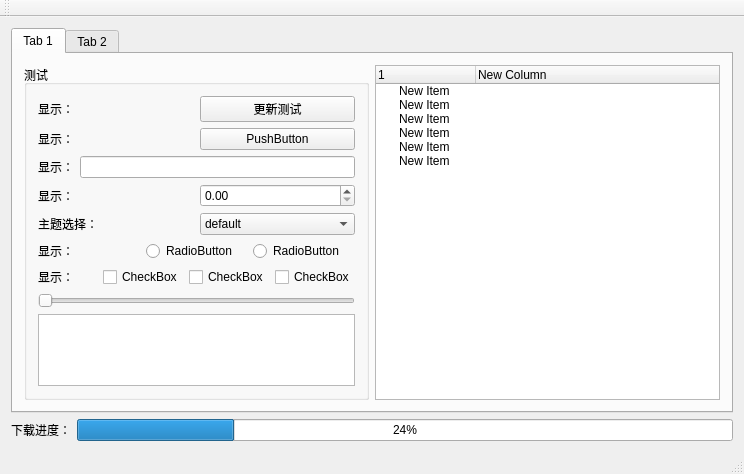
<?xml version="1.0" encoding="UTF-8"?>
<ui version="4.0">
 <class>MainWindow</class>
 <widget class="QMainWindow" name="MainWindow">
  <property name="geometry">
   <rect>
    <x>0</x>
    <y>0</y>
    <width>744</width>
    <height>472</height>
   </rect>
  </property>
  <property name="windowTitle">
   <string>MainWindow</string>
  </property>
  <property name="styleSheet">
   <string notr="true"/>
  </property>
  <widget class="QWidget" name="centralWidget">
   <property name="styleSheet">
    <string notr="true"/>
   </property>
   <layout class="QGridLayout" name="gridLayout_4">
    <item row="0" column="0">
     <widget class="QTabWidget" name="tabWidget">
      <property name="currentIndex">
       <number>0</number>
      </property>
      <widget class="QWidget" name="tab">
       <attribute name="title">
        <string>Tab 1</string>
       </attribute>
       <layout class="QGridLayout" name="gridLayout_5">
        <item row="0" column="0">
         <layout class="QHBoxLayout" name="horizontalLayout_8">
          <item>
           <widget class="QGroupBox" name="groupBox">
            <property name="title">
             <string>测试</string>
            </property>
            <layout class="QGridLayout" name="gridLayout_2">
             <item row="0" column="0">
              <layout class="QGridLayout" name="gridLayout">
               <item row="5" column="0">
                <layout class="QHBoxLayout" name="horizontalLayout_2">
                 <item>
                  <widget class="QLabel" name="label_7">
                   <property name="text">
                    <string>显示：</string>
                   </property>
                  </widget>
                 </item>
                 <item>
                  <widget class="QRadioButton" name="radioButton">
                   <property name="text">
                    <string>RadioButton</string>
                   </property>
                  </widget>
                 </item>
                 <item>
                  <widget class="QRadioButton" name="radioButton_2">
                   <property name="text">
                    <string>RadioButton</string>
                   </property>
                  </widget>
                 </item>
                </layout>
               </item>
               <item row="1" column="0">
                <layout class="QHBoxLayout" name="horizontalLayout_5">
                 <item>
                  <widget class="QLabel" name="label_3">
                   <property name="text">
                    <string>显示：</string>
                   </property>
                  </widget>
                 </item>
                 <item>
                  <widget class="QPushButton" name="pushButton">
                   <property name="styleSheet">
                    <string notr="true"/>
                   </property>
                   <property name="text">
                    <string>PushButton</string>
                   </property>
                  </widget>
                 </item>
                </layout>
               </item>
               <item row="2" column="0">
                <layout class="QHBoxLayout" name="horizontalLayout_6">
                 <item>
                  <widget class="QLabel" name="label_4">
                   <property name="text">
                    <string>显示：</string>
                   </property>
                  </widget>
                 </item>
                 <item>
                  <widget class="QLineEdit" name="lineEdit">
                   <property name="styleSheet">
                    <string notr="true"/>
                   </property>
                  </widget>
                 </item>
                </layout>
               </item>
               <item row="6" column="0">
                <layout class="QHBoxLayout" name="horizontalLayout">
                 <item>
                  <widget class="QLabel" name="label_8">
                   <property name="text">
                    <string>显示：</string>
                   </property>
                  </widget>
                 </item>
                 <item>
                  <widget class="QCheckBox" name="checkBox">
                   <property name="text">
                    <string>CheckBox</string>
                   </property>
                  </widget>
                 </item>
                 <item>
                  <widget class="QCheckBox" name="checkBox_2">
                   <property name="text">
                    <string>CheckBox</string>
                   </property>
                  </widget>
                 </item>
                 <item>
                  <widget class="QCheckBox" name="checkBox_3">
                   <property name="text">
                    <string>CheckBox</string>
                   </property>
                  </widget>
                 </item>
                </layout>
               </item>
               <item row="4" column="0">
                <layout class="QHBoxLayout" name="horizontalLayout_7">
                 <item>
                  <widget class="QLabel" name="label_6">
                   <property name="text">
                    <string>主题选择：</string>
                   </property>
                  </widget>
                 </item>
                 <item>
                  <widget class="QComboBox" name="comboBox">
                   <property name="styleSheet">
                    <string notr="true"/>
                   </property>
                   <item>
                    <property name="text">
                     <string>default</string>
                    </property>
                   </item>
                   <item>
                    <property name="text">
                     <string>grey</string>
                    </property>
                   </item>
                   <item>
                    <property name="text">
                     <string>dark</string>
                    </property>
                   </item>
                   <item>
                    <property name="text">
                     <string>coffee</string>
                    </property>
                   </item>
                   <item>
                    <property name="text">
                     <string>blue</string>
                    </property>
                   </item>
                  </widget>
                 </item>
                </layout>
               </item>
               <item row="0" column="0">
                <layout class="QHBoxLayout" name="horizontalLayout_4">
                 <item>
                  <widget class="QLabel" name="label_2">
                   <property name="text">
                    <string>显示：</string>
                   </property>
                  </widget>
                 </item>
                 <item>
                  <widget class="QPushButton" name="updateButton">
                   <property name="styleSheet">
                    <string notr="true"/>
                   </property>
                   <property name="text">
                    <string>更新测试</string>
                   </property>
                  </widget>
                 </item>
                </layout>
               </item>
               <item row="3" column="0">
                <layout class="QHBoxLayout" name="horizontalLayout_3">
                 <item>
                  <widget class="QLabel" name="label_5">
                   <property name="text">
                    <string>显示：</string>
                   </property>
                  </widget>
                 </item>
                 <item>
                  <widget class="QDoubleSpinBox" name="doubleSpinBox">
                   <property name="styleSheet">
                    <string notr="true"/>
                   </property>
                  </widget>
                 </item>
                </layout>
               </item>
              </layout>
             </item>
             <item row="1" column="0">
              <widget class="QSlider" name="horizontalSlider">
               <property name="orientation">
                <enum>Qt::Horizontal</enum>
               </property>
              </widget>
             </item>
             <item row="2" column="0">
              <widget class="QPlainTextEdit" name="plainTextEdit"/>
             </item>
            </layout>
           </widget>
          </item>
          <item>
           <widget class="QTreeWidget" name="treeWidget">
            <column>
             <property name="text">
              <string>1</string>
             </property>
            </column>
            <column>
             <property name="text">
              <string>New Column</string>
             </property>
            </column>
            <item>
             <property name="text">
              <string>New Item</string>
             </property>
            </item>
            <item>
             <property name="text">
              <string>New Item</string>
             </property>
            </item>
            <item>
             <property name="text">
              <string>New Item</string>
             </property>
            </item>
            <item>
             <property name="text">
              <string>New Item</string>
             </property>
            </item>
            <item>
             <property name="text">
              <string>New Item</string>
             </property>
            </item>
            <item>
             <property name="text">
              <string>New Item</string>
             </property>
            </item>
           </widget>
          </item>
         </layout>
        </item>
       </layout>
      </widget>
      <widget class="QWidget" name="tab_2">
       <attribute name="title">
        <string>Tab 2</string>
       </attribute>
       <layout class="QGridLayout" name="gridLayout_7">
        <item row="0" column="0" rowspan="2">
         <widget class="QGroupBox" name="groupBox_3">
          <property name="title">
           <string>下载测试</string>
          </property>
          <layout class="QGridLayout" name="gridLayout_6">
           <item row="0" column="0">
            <layout class="QVBoxLayout" name="verticalLayout_4">
             <item>
              <layout class="QHBoxLayout" name="horizontalLayout_14">
               <item>
                <layout class="QVBoxLayout" name="verticalLayout_3">
                 <item>
                  <layout class="QHBoxLayout" name="horizontalLayout_9">
                   <item>
                    <widget class="QLabel" name="label">
                     <property name="text">
                      <string>链接地址：</string>
                     </property>
                    </widget>
                   </item>
                   <item>
                    <widget class="QLineEdit" name="downLoadLineEdit">
                     <property name="text">
                      <string>https://qd.myapp.com/myapp/qqteam/tim/down/tim_pc.exe</string>
                     </property>
                    </widget>
                   </item>
                  </layout>
                 </item>
                 <item>
                  <layout class="QHBoxLayout" name="horizontalLayout_11">
                   <item>
                    <widget class="QLabel" name="label_10">
                     <property name="text">
                      <string>下载状态：</string>
                     </property>
                    </widget>
                   </item>
                   <item>
                    <widget class="QLabel" name="downStateLabel">
                     <property name="text">
                      <string>TextLabel</string>
                     </property>
                    </widget>
                   </item>
                   <item>
                    <spacer name="horizontalSpacer_2">
                     <property name="orientation">
                      <enum>Qt::Horizontal</enum>
                     </property>
                     <property name="sizeHint" stdset="0">
                      <size>
                       <width>40</width>
                       <height>20</height>
                      </size>
                     </property>
                    </spacer>
                   </item>
                  </layout>
                 </item>
                 <item>
                  <layout class="QHBoxLayout" name="horizontalLayout_12">
                   <item>
                    <widget class="QLabel" name="label_12">
                     <property name="text">
                      <string>下载速度：</string>
                     </property>
                    </widget>
                   </item>
                   <item>
                    <widget class="QLabel" name="downSpeedLabel">
                     <property name="text">
                      <string>TextLabel</string>
                     </property>
                    </widget>
                   </item>
                   <item>
                    <spacer name="horizontalSpacer_5">
                     <property name="orientation">
                      <enum>Qt::Horizontal</enum>
                     </property>
                     <property name="sizeHint" stdset="0">
                      <size>
                       <width>40</width>
                       <height>20</height>
                      </size>
                     </property>
                    </spacer>
                   </item>
                   <item>
                    <widget class="QLabel" name="label_11">
                     <property name="text">
                      <string>剩余时间：</string>
                     </property>
                    </widget>
                   </item>
                   <item>
                    <widget class="QLabel" name="remainTimeLabel">
                     <property name="text">
                      <string>TextLabel</string>
                     </property>
                    </widget>
                   </item>
                   <item>
                    <spacer name="horizontalSpacer_3">
                     <property name="orientation">
                      <enum>Qt::Horizontal</enum>
                     </property>
                     <property name="sizeHint" stdset="0">
                      <size>
                       <width>40</width>
                       <height>20</height>
                      </size>
                     </property>
                    </spacer>
                   </item>
                  </layout>
                 </item>
                </layout>
               </item>
               <item>
                <layout class="QVBoxLayout" name="verticalLayout_2">
                 <item>
                  <widget class="QPushButton" name="downLoadButton">
                   <property name="text">
                    <string>开始下载</string>
                   </property>
                  </widget>
                 </item>
                 <item>
                  <widget class="QPushButton" name="stopDownButton">
                   <property name="text">
                    <string>停止下载</string>
                   </property>
                  </widget>
                 </item>
                 <item>
                  <widget class="QPushButton" name="closeDownButton">
                   <property name="text">
                    <string>关闭下载</string>
                   </property>
                  </widget>
                 </item>
                </layout>
               </item>
              </layout>
             </item>
             <item>
              <layout class="QHBoxLayout" name="horizontalLayout_13">
               <item>
                <widget class="QLabel" name="label_14">
                 <property name="text">
                  <string>当前下载大小：</string>
                 </property>
                </widget>
               </item>
               <item>
                <widget class="QLabel" name="currentSizeLabel">
                 <property name="text">
                  <string>TextLabel</string>
                 </property>
                </widget>
               </item>
               <item>
                <spacer name="horizontalSpacer">
                 <property name="orientation">
                  <enum>Qt::Horizontal</enum>
                 </property>
                 <property name="sizeHint" stdset="0">
                  <size>
                   <width>40</width>
                   <height>20</height>
                  </size>
                 </property>
                </spacer>
               </item>
               <item>
                <widget class="QLabel" name="label_15">
                 <property name="text">
                  <string>文件大小：</string>
                 </property>
                </widget>
               </item>
               <item>
                <widget class="QLabel" name="fileSizeLabel">
                 <property name="text">
                  <string>TextLabel</string>
                 </property>
                </widget>
               </item>
               <item>
                <spacer name="horizontalSpacer_4">
                 <property name="orientation">
                  <enum>Qt::Horizontal</enum>
                 </property>
                 <property name="sizeHint" stdset="0">
                  <size>
                   <width>40</width>
                   <height>20</height>
                  </size>
                 </property>
                </spacer>
               </item>
              </layout>
             </item>
             <item>
              <widget class="QProgressBar" name="downProgressBar">
               <property name="value">
                <number>24</number>
               </property>
              </widget>
             </item>
             <item>
              <spacer name="verticalSpacer_2">
               <property name="orientation">
                <enum>Qt::Vertical</enum>
               </property>
               <property name="sizeHint" stdset="0">
                <size>
                 <width>20</width>
                 <height>40</height>
                </size>
               </property>
              </spacer>
             </item>
            </layout>
           </item>
          </layout>
         </widget>
        </item>
       </layout>
      </widget>
     </widget>
    </item>
    <item row="1" column="0">
     <layout class="QHBoxLayout" name="horizontalLayout_10">
      <item>
       <widget class="QLabel" name="label_9">
        <property name="text">
         <string>下载进度：</string>
        </property>
       </widget>
      </item>
      <item>
       <widget class="QProgressBar" name="progressBar">
        <property name="styleSheet">
         <string notr="true"/>
        </property>
        <property name="value">
         <number>24</number>
        </property>
       </widget>
      </item>
     </layout>
    </item>
   </layout>
  </widget>
  <widget class="QMenuBar" name="menuBar">
   <property name="geometry">
    <rect>
     <x>0</x>
     <y>0</y>
     <width>744</width>
     <height>23</height>
    </rect>
   </property>
  </widget>
  <widget class="QToolBar" name="mainToolBar">
   <attribute name="toolBarArea">
    <enum>TopToolBarArea</enum>
   </attribute>
   <attribute name="toolBarBreak">
    <bool>false</bool>
   </attribute>
  </widget>
  <widget class="QStatusBar" name="statusBar"/>
 </widget>
 <layoutdefault spacing="6" margin="11"/>
 <resources/>
 <connections/>
</ui>
